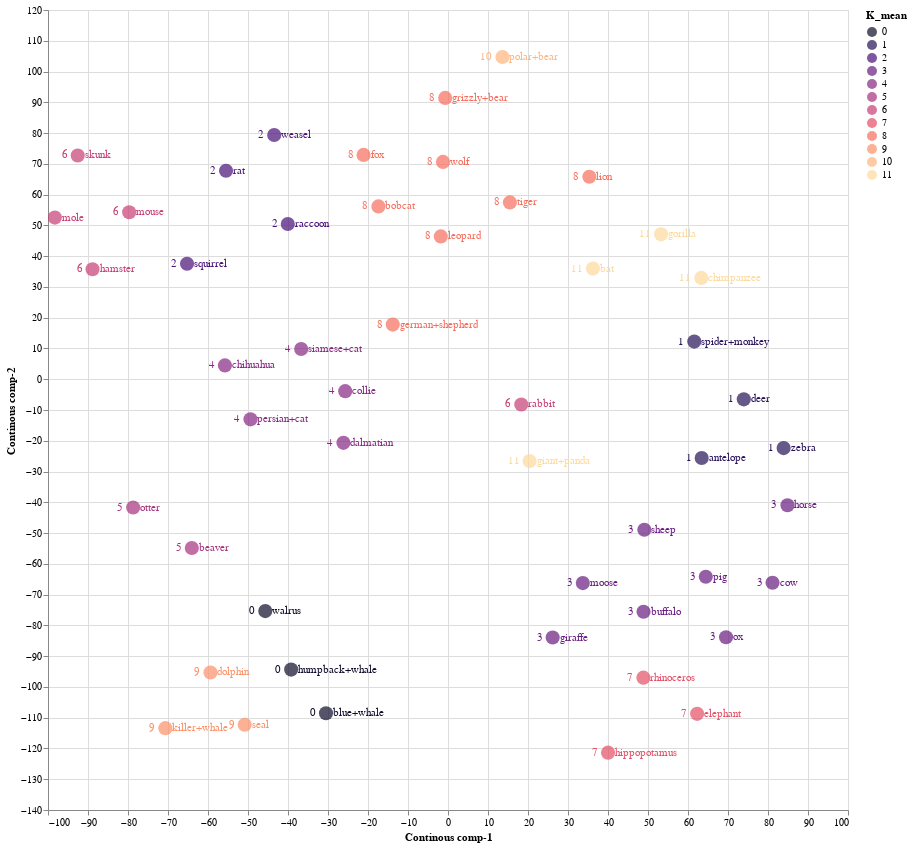

The cell this chart's notebook holds for it:
### Code cell
source = tsne_continous_df1

points = alt.Chart(source).mark_circle(size=200).encode(
    x='Continous comp-1:Q',
    y='Continous comp-2:Q',
    color=alt.Color('K_mean:N', scale=alt.Scale(scheme='Magma'))
    ).properties(
    width=800,
    height=800
)

text1 = points.mark_text(
    align='left',
    baseline='middle',
    dx=7
).encode(
    text='index:N'
)

text2 = points.mark_text(
    align='right',
    baseline='middle',
    dx=-10
).encode(
    text='K_mean:N'
)

points.interactive() + text1 + text2

### Figure 1 — Vega-Lite specification as saved in the notebook (floating-point values rounded to 4 significant figures)
{"config": {"view": {"continuousWidth": 400, "continuousHeight": 300}}, "layer": [{"mark": {"type": "circle", "size": 200}, "encoding": {"color": {"field": "K_mean", "scale": {"scheme": "Magma"}, "type": "nominal"}, "x": {"field": "Continous comp-1", "type": "quantitative"}, "y": {"field": "Continous comp-2", "type": "quantitative"}}, "height": 800, "selection": {"selector003": {"type": "interval", "bind": "scales", "encodings": ["x", "y"]}}, "width": 800}, {"mark": {"type": "text", "align": "left", "baseline": "middle", "dx": 7}, "encoding": {"color": {"field": "K_mean", "scale": {"scheme": "Magma"}, "type": "nominal"}, "text": {"field": "index", "type": "nominal"}, "x": {"field": "Continous comp-1", "type": "quantitative"}, "y": {"field": "Continous comp-2", "type": "quantitative"}}, "height": 800, "width": 800}, {"mark": {"type": "text", "align": "right", "baseline": "middle", "dx": -10}, "encoding": {"color": {"field": "K_mean", "scale": {"scheme": "Magma"}, "type": "nominal"}, "text": {"field": "K_mean", "type": "nominal"}, "x": {"field": "Continous comp-1", "type": "quantitative"}, "y": {"field": "Continous comp-2", "type": "quantitative"}}, "height": 800, "width": 800}], "data": {"name": "data-7b673c7851616f1965ff0e88edd7fc2a"}, "$schema": "https://vega.github.io/schema/vega-lite/v4.17.0.json", "datasets": {"data-7b673c7851616f1965ff0e88edd7fc2a": [{"Continous comp-1": 63.42, "Continous comp-2": -25.58, "index": "antelope", "order": "ARTIODACTYLA", "family": "BOVIDAE", "K_mean": 1}, {"Continous comp-1": -0.6995, "Continous comp-2": 91.42, "index": "grizzly+bear", "order": "CARNIVORA", "family": "URSIDAE", "K_mean": 8}, {"Continous comp-1": -70.66, "Continous comp-2": -113.4, "index": "killer+whale", "order": "ARTIODACTYLA", "family": "DELPHINIDAE", "K_mean": 9}, {"Continous comp-1": -64.04, "Continous comp-2": -54.86, "index": "beaver", "order": "RODENTIA", "family": "APLODONTIIDAE", "K_mean": 5}, {"Continous comp-1": -26.14, "Continous comp-2": -20.68, "index": "dalmatian", "order": "CARNIVORA", "family": "CANIDAE", "K_mean": 4}, {"Continous comp-1": -49.38, "Continous comp-2": -13.03, "index": "persian+cat", "order": "CARNIVORA", "family": "FELIDAE", "K_mean": 4}, {"Continous comp-1": 84.87, "Continous comp-2": -40.96, "index": "horse", "order": "PERISSODACTYLA", "family": "EQUIDAE", "K_mean": 3}, {"Continous comp-1": -13.81, "Continous comp-2": 17.77, "index": "german+shepherd", "order": "CARNIVORA", "family": "CANIDAE", "K_mean": 8}, {"Continous comp-1": -30.5, "Continous comp-2": -108.6, "index": "blue+whale", "order": "ARTIODACTYLA", "family": "BALAENOPTERIDAE", "K_mean": 0}, {"Continous comp-1": -36.7, "Continous comp-2": 9.832, "index": "siamese+cat", "order": "CARNIVORA", "family": "FELIDAE", "K_mean": 4}, {"Continous comp-1": -92.57, "Continous comp-2": 72.72, "index": "skunk", "order": "CARNIVORA", "family": "MEPHITIDAE", "K_mean": 6}, {"Continous comp-1": -98.28, "Continous comp-2": 52.54, "index": "mole", "order": "EULIPOTYPHLA", "family": "TALPIDAE", "K_mean": 6}, {"Continous comp-1": 15.47, "Continous comp-2": 57.46, "index": "tiger", "order": "CARNIVORA", "family": "FELIDAE", "K_mean": 8}, {"Continous comp-1": 40.01, "Continous comp-2": -121.4, "index": "hippopotamus", "order": "ARTIODACTYLA", "family": "HIPPOPOTAMIDAE", "K_mean": 7}, {"Continous comp-1": -1.796, "Continous comp-2": 46.42, "index": "leopard", "order": "CARNIVORA", "family": "FELIDAE", "K_mean": 8}, {"Continous comp-1": 33.71, "Continous comp-2": -66.26, "index": "moose", "order": "ARTIODACTYLA", "family": "CERVIDAE", "K_mean": 3}, {"Continous comp-1": 61.57, "Continous comp-2": 12.24, "index": "spider+monkey", "order": "PRIMATES", "family": "ATELIDAE", "K_mean": 1}, {"Continous comp-1": -39.21, "Continous comp-2": -94.38, "index": "humpback+whale", "order": "ARTIODACTYLA", "family": "BALAENOPTERIDAE", "K_mean": 0}, {"Continous comp-1": 62.28, "Continous comp-2": -108.8, "index": "elephant", "order": "PROBOSCIDEA", "family": "ELEPHANTIDAE", "K_mean": 7}, {"Continous comp-1": 53.27, "Continous comp-2": 47.09, "index": "gorilla", "order": "PRIMATES", "family": "HOMINIDAE", "K_mean": 11}, {"Continous comp-1": 69.51, "Continous comp-2": -83.85, "index": "ox", "order": "ARTIODACTYLA", "family": "BOVIDAE", "K_mean": 3}, {"Continous comp-1": -21.11, "Continous comp-2": 72.9, "index": "fox", "order": "CARNIVORA", "family": "CANIDAE", "K_mean": 8}, {"Continous comp-1": 49.08, "Continous comp-2": -48.91, "index": "sheep", "order": "ARTIODACTYLA", "family": "BOVIDAE", "K_mean": 3}, {"Continous comp-1": -50.82, "Continous comp-2": -112.3, "index": "seal", "order": "CARNIVORA", "family": "PHOCIDAE", "K_mean": 9}, {"Continous comp-1": 63.33, "Continous comp-2": 32.93, "index": "chimpanzee", "order": "PRIMATES", "family": "HOMINIDAE", "K_mean": 11}, {"Continous comp-1": -88.87, "Continous comp-2": 35.75, "index": "hamster", "order": "RODENTIA", "family": "CRICETIDAE", "K_mean": 6}, {"Continous comp-1": -65.24, "Continous comp-2": 37.52, "index": "squirrel", "order": "RODENTIA", "family": "SCIURIDAE", "K_mean": 2}, {"Continous comp-1": 48.85, "Continous comp-2": -97.0, "index": "rhinoceros", "order": "PERISSODACTYLA", "family": "RHINOCEROTIDAE", "K_mean": 7}, {"Continous comp-1": 18.32, "Continous comp-2": -8.201, "index": "rabbit", "order": "LAGOMORPHA", "family": "LEPORIDAE", "K_mean": 6}, {"Continous comp-1": 36.25, "Continous comp-2": 35.97, "index": "bat", "order": "CHIROPTERA", "family": "PHYLLOSTOMIDAE", "K_mean": 11}, {"Continous comp-1": 26.17, "Continous comp-2": -83.95, "index": "giraffe", "order": "ARTIODACTYLA", "family": "GIRAFFIDAE", "K_mean": 3}, {"Continous comp-1": -1.252, "Continous comp-2": 70.62, "index": "wolf", "order": "CARNIVORA", "family": "CANIDAE", "K_mean": 8}, {"Continous comp-1": -55.77, "Continous comp-2": 4.496, "index": "chihuahua", "order": "CARNIVORA", "family": "CANIDAE", "K_mean": 4}, {"Continous comp-1": -55.49, "Continous comp-2": 67.77, "index": "rat", "order": "RODENTIA", "family": "CRICETIDAE", "K_mean": 2}, {"Continous comp-1": -43.45, "Continous comp-2": 79.37, "index": "weasel", "order": "CARNIVORA", "family": "MUSTELIDAE", "K_mean": 2}, {"Continous comp-1": -78.71, "Continous comp-2": -41.69, "index": "otter", "order": "CARNIVORA", "family": "MUSTELIDAE", "K_mean": 5}, {"Continous comp-1": 48.88, "Continous comp-2": -75.55, "index": "buffalo", "order": "ARTIODACTYLA", "family": "BOVIDAE", "K_mean": 3}, {"Continous comp-1": 83.9, "Continous comp-2": -22.37, "index": "zebra", "order": "PERISSODACTYLA", "family": "EQUIDAE", "K_mean": 1}, {"Continous comp-1": 20.39, "Continous comp-2": -26.56, "index": "giant+panda", "order": "CARNIVORA", "family": "URSIDAE", "K_mean": 11}, {"Continous comp-1": 73.95, "Continous comp-2": -6.524, "index": "deer", "order": "ARTIODACTYLA", "family": "CERVIDAE", "K_mean": 1}, {"Continous comp-1": -17.4, "Continous comp-2": 56.16, "index": "bobcat", "order": "CARNIVORA", "family": "FELIDAE", "K_mean": 8}, {"Continous comp-1": 64.45, "Continous comp-2": -64.19, "index": "pig", "order": "ARTIODACTYLA", "family": "SUIDAE", "K_mean": 3}, {"Continous comp-1": 35.34, "Continous comp-2": 65.81, "index": "lion", "order": "CARNIVORA", "family": "FELIDAE", "K_mean": 8}, {"Continous comp-1": -79.7, "Continous comp-2": 54.25, "index": "mouse", "order": "RODENTIA", "family": "CRICETIDAE", "K_mean": 6}, {"Continous comp-1": 13.62, "Continous comp-2": 104.7, "index": "polar+bear", "order": "CARNIVORA", "family": "URSIDAE", "K_mean": 10}, {"Continous comp-1": -25.7, "Continous comp-2": -3.867, "index": "collie", "order": "CARNIVORA", "family": "CANIDAE", "K_mean": 4}, {"Continous comp-1": -45.68, "Continous comp-2": -75.36, "index": "walrus", "order": "CARNIVORA", "family": "ODOBENIDAE", "K_mean": 0}, {"Continous comp-1": -40.05, "Continous comp-2": 50.43, "index": "raccoon", "order": "CARNIVORA", "family": "PROCYONIDAE", "K_mean": 2}, {"Continous comp-1": 81.13, "Continous comp-2": -66.14, "index": "cow", "order": "ARTIODACTYLA", "family": "BOVIDAE", "K_mean": 3}, {"Continous comp-1": -59.38, "Continous comp-2": -95.31, "index": "dolphin", "order": "ARTIODACTYLA", "family": "DELPHINIDAE", "K_mean": 9}]}}
